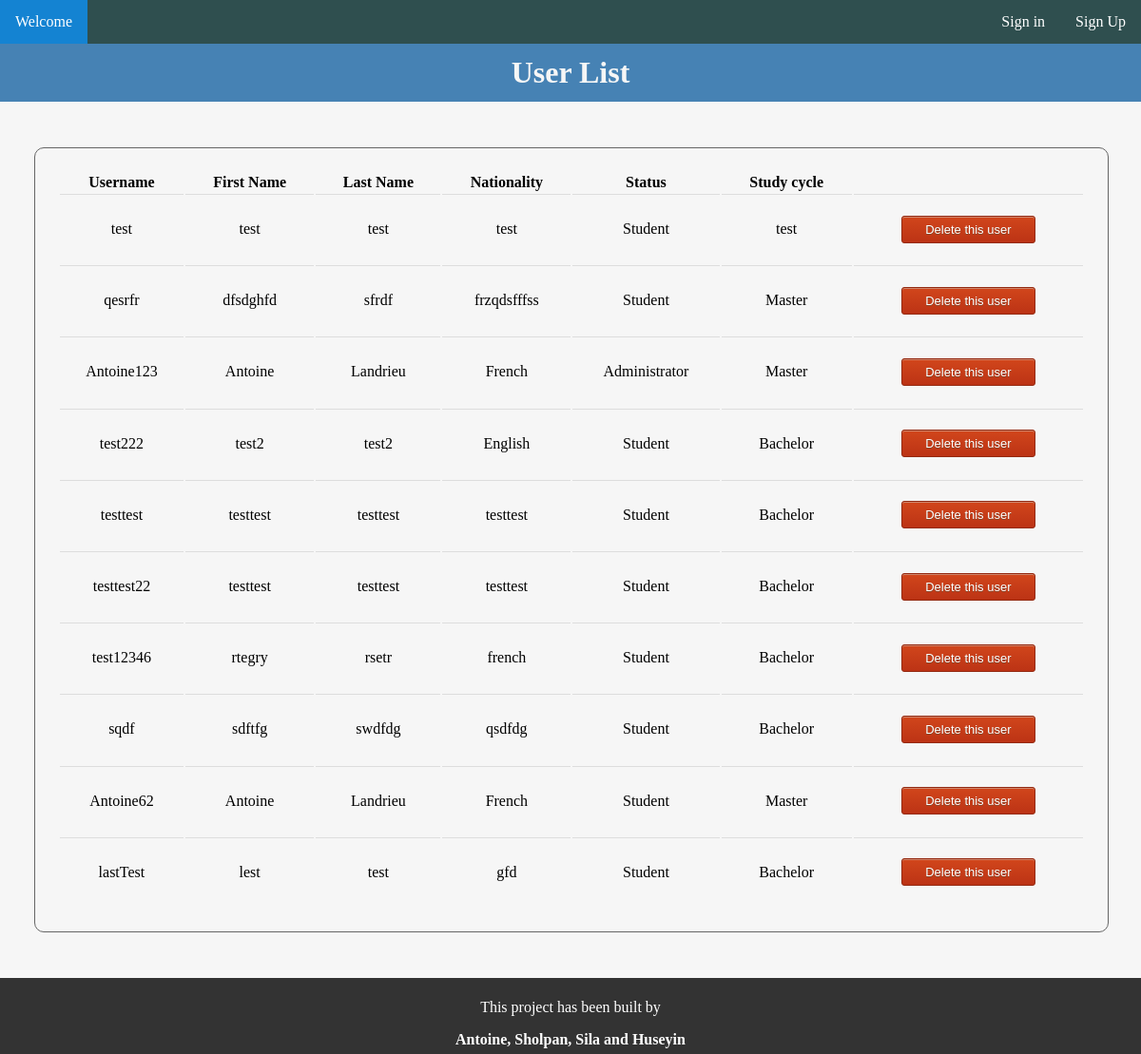
The page /UserList.php on the database its author committed.
### tables this page shows
CREATE TABLE IF NOT EXISTS `user` (
  `IdU` bigint(20) NOT NULL AUTO_INCREMENT,
  `Username` varchar(255) NOT NULL,
  `FirstName` varchar(255) NOT NULL,
  `Surname` varchar(255) NOT NULL,
  `DateOfBirth` date NOT NULL,
  `Nationality` varchar(255) NOT NULL,
  `Sex` varchar(255) NOT NULL,
  `StudyCycle` varchar(255) DEFAULT NULL,
  `FieldOfEducation` varchar(255) NOT NULL,
  `status` varchar(11) NOT NULL,
  `Email` varchar(255) NOT NULL,
  `pwd` varchar(255) NOT NULL,
  `Phone` varchar(20) NOT NULL,
  `DateArrival` date DEFAULT NULL,
  `DateDeparture` date DEFAULT NULL,
  `IdUnivers` bigint(20) DEFAULT NULL,
  PRIMARY KEY (`IdU`),
  UNIQUE KEY `Username` (`Username`)
);

### UserList.php (the view, shortened to what this page needs)
<?php
 include("include/Head.php"); ?>
    <?php
    include("include/Header.php");
    include("include/nav.php");
    ?>
<div>
<h1 class="whereFrom">User List</h1>
<div class="List">
    <table>
        <tr>
            <th>Username</th>
            <th>First Name</th>
            <th>Last Name</th>
            <th>Nationality</th>
            <th>Status</th>
            <th>Study cycle</th>
        </tr>
        <?php
        include("include/Configuration.php");
        $UserList = $bdd->query('SELECT * FROM user');
        while ($User = $UserList->fetch())
        {
            ?>
            <tr>
                <td><?php echo $User['Username'] ?></td>
                <td><?php echo $User['FirstName'] ?></td>
                <td><?php echo $User['Surname'] ?></td>
                <td><?php echo $User['Nationality'] ?></td>
                <td><?php
                        if($User['status'] == 1)
                        { echo "Student";}
                        if($User['status'] == 3)
                        { echo "Administrator";}
                        ?></td>
                <td><?php echo $User['StudyCycle'] ?></td>
                <td><form name="EditMyProfil" method="post" action="DeleteUser.php">
                        <button class="myButton">Delete this user</button>
                    </form>
                </td>
            </tr>
            <?php
        }
        ?>
        </table>
</div>
</div>
<?php include("include/footer.php"); ?>

### style/style.css (style rules this page uses)
html,body { height: 100%; font-size: 16px; margin: 0px; background-color: #f6f6f6; }
.List { width: 90%; margin: 4% 3%; padding:2%; border-radius: 10px; border-width: 1px; border-style: solid; border-color: #666666; }
.List table { width: 100%; text-align: center; }
.List td { border-top: 1px solid #ddd; padding: 2% 0%; }
.whereFrom { background-color: #4682B4; color: #f6f6f6; text-align: center; padding: 1%; margin: 0%; }
.myButton { box-shadow:inset 0px 1px 0px 0px #cf866c; background:linear-gradient(to bottom, #d0451b 5%, #bc3315 100%); background-color:#d0451b; border-radius:3px; border:1px solid #942911; display:inline-block; cursor:pointer; color:#ffffff; font-family:Arial; font-size:13px; padding:6px 24px; text-decoration:none; text-shadow:0px 1px 0px #854629; }

### rows shown on the page
user: Username "test", FirstName "test", Surname "test", Nationality "test", status "Student", StudyCycle "test"
user: Username "qesrfr", FirstName "dfsdghfd", Surname "sfrdf", Nationality "frzqdsfffss", status "Student", StudyCycle "Master"
user: Username "Antoine123", FirstName "Antoine", Surname "Landrieu", Nationality "French", status "Administrator", StudyCycle "Master"
user: Username "test222", FirstName "test2", Surname "test2", Nationality "English", status "Student", StudyCycle "Bachelor"
user: Username "testtest", FirstName "testtest", Surname "testtest", Nationality "testtest", status "Student", StudyCycle "Bachelor"
user: Username "testtest22", FirstName "testtest", Surname "testtest", Nationality "testtest", status "Student", StudyCycle "Bachelor"
user: Username "test12346", FirstName "rtegry", Surname "rsetr", Nationality "french", status "Student", StudyCycle "Bachelor"
user: Username "sqdf", FirstName "sdftfg", Surname "swdfdg", Nationality "qsdfdg", status "Student", StudyCycle "Bachelor"
user: Username "Antoine62", FirstName "Antoine", Surname "Landrieu", Nationality "French", status "Student", StudyCycle "Master"
user: Username "lastTest", FirstName "lest", Surname "test", Nationality "gfd", status "Student", StudyCycle "Bachelor"
